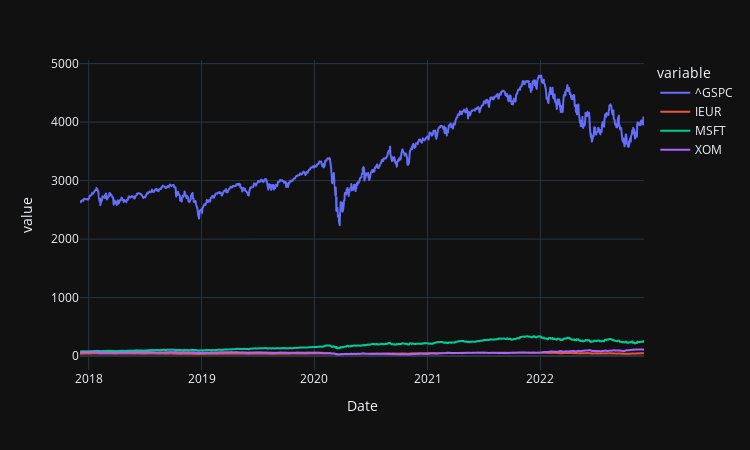

The code cell stored with this chart in its notebook:
### Code cell
# charts pricing data by importing OHLC data and saving it as 'df_px_close' DataFrame
df_px_close = [] # deletes DataFrame in case it was created earlier
df_px_close = pd.DataFrame() # creates empty DataFrame to store closing stock price data
for ticker in tickers: # loops through each ticker to download its closing share price and add it under a newe column of the DataFrame
    df_px_close[ticker] = yf.Ticker(ticker).history(period='5y').Close
    # another way to do it is here: https://www.allthesnippets.com/notes/finance/calculating_cumulative_returns_of_stocks_with_python_and_pandas.html

# charts prices of all tickers on a single graph
fig_px_close = px.line(df_px_close, 
                    x=df_px_close.index, 
                    y=df_px_close.columns,
                    height=450, 
                    width=750,
                    template='plotly_dark'
) # builds the chart
fig_px_close.show() # displays the chart

### Figure 1 — Plotly figure (JSON) as saved in the notebook; plotly's stock layout.template omitted (floating-point values rounded to 4 significant figures; data arrays with more than 128 entries replaced by an {"elided": "..."} marker saying what was removed)
{"data": [{"hovertemplate": "variable=^GSPC<br>Date=%{x}<br>value=%{y}<extra></extra>", "legendgroup": "^GSPC", "line": {"color": "#636efa", "dash": "solid"}, "marker": {"symbol": "circle"}, "mode": "lines", "name": "^GSPC", "showlegend": true, "type": "scattergl", "x": {"elided": "1259 str values"}, "xaxis": "x", "y": {"elided": "1259 float values"}, "yaxis": "y"}, {"hovertemplate": "variable=IEUR<br>Date=%{x}<br>value=%{y}<extra></extra>", "legendgroup": "IEUR", "line": {"color": "#EF553B", "dash": "solid"}, "marker": {"symbol": "circle"}, "mode": "lines", "name": "IEUR", "showlegend": true, "type": "scattergl", "x": {"elided": "1259 str values"}, "xaxis": "x", "y": {"elided": "1259 float values"}, "yaxis": "y"}, {"hovertemplate": "variable=MSFT<br>Date=%{x}<br>value=%{y}<extra></extra>", "legendgroup": "MSFT", "line": {"color": "#00cc96", "dash": "solid"}, "marker": {"symbol": "circle"}, "mode": "lines", "name": "MSFT", "showlegend": true, "type": "scattergl", "x": {"elided": "1259 str values"}, "xaxis": "x", "y": {"elided": "1259 float values"}, "yaxis": "y"}, {"hovertemplate": "variable=XOM<br>Date=%{x}<br>value=%{y}<extra></extra>", "legendgroup": "XOM", "line": {"color": "#ab63fa", "dash": "solid"}, "marker": {"symbol": "circle"}, "mode": "lines", "name": "XOM", "showlegend": true, "type": "scattergl", "x": {"elided": "1259 str values"}, "xaxis": "x", "y": {"elided": "1259 float values"}, "yaxis": "y"}], "layout": {"height": 450, "legend": {"title": {"text": "variable"}, "tracegroupgap": 0}, "margin": {"t": 60}, "width": 750, "xaxis": {"anchor": "y", "domain": [0, 1], "title": {"text": "Date"}}, "yaxis": {"anchor": "x", "domain": [0, 1], "title": {"text": "value"}}}}
